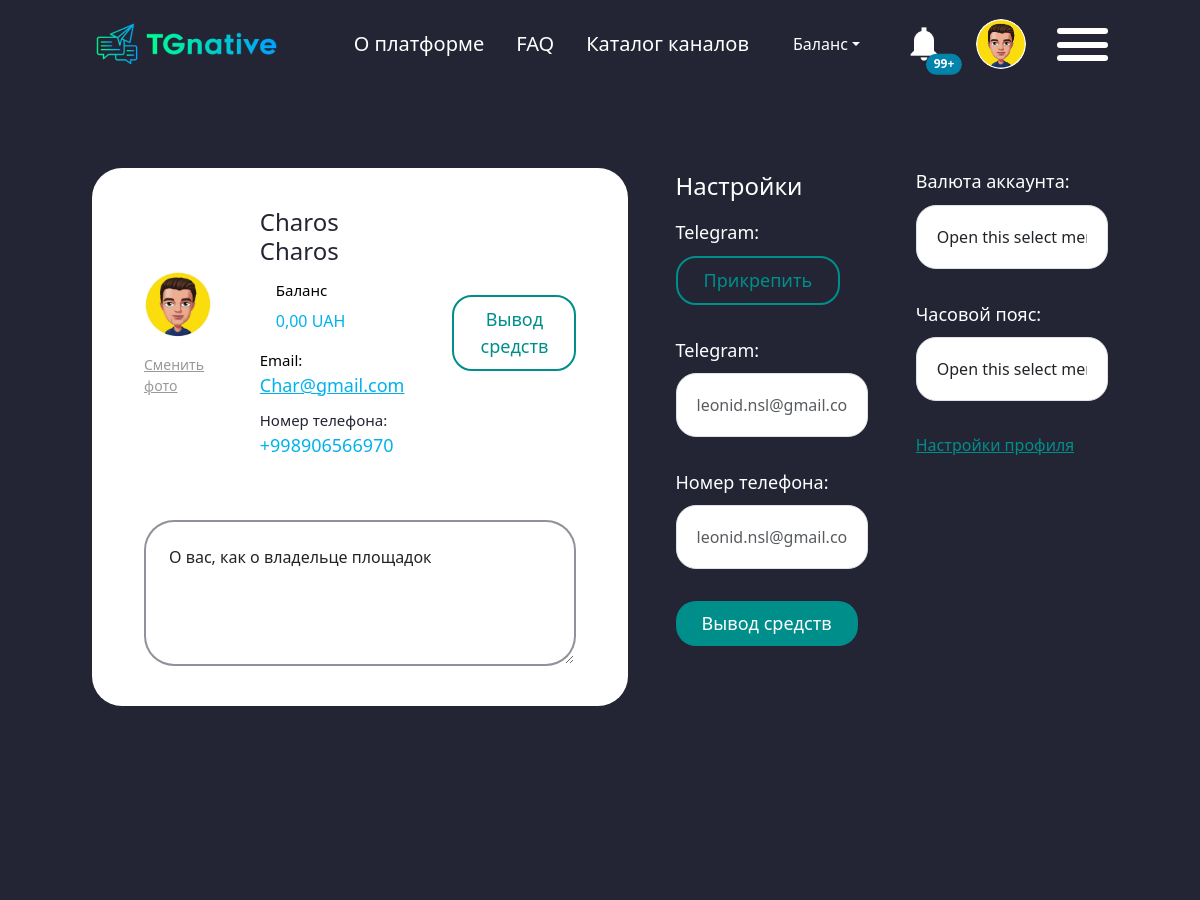
Before: /1/reklama (signed in, upper part) with the older database file.
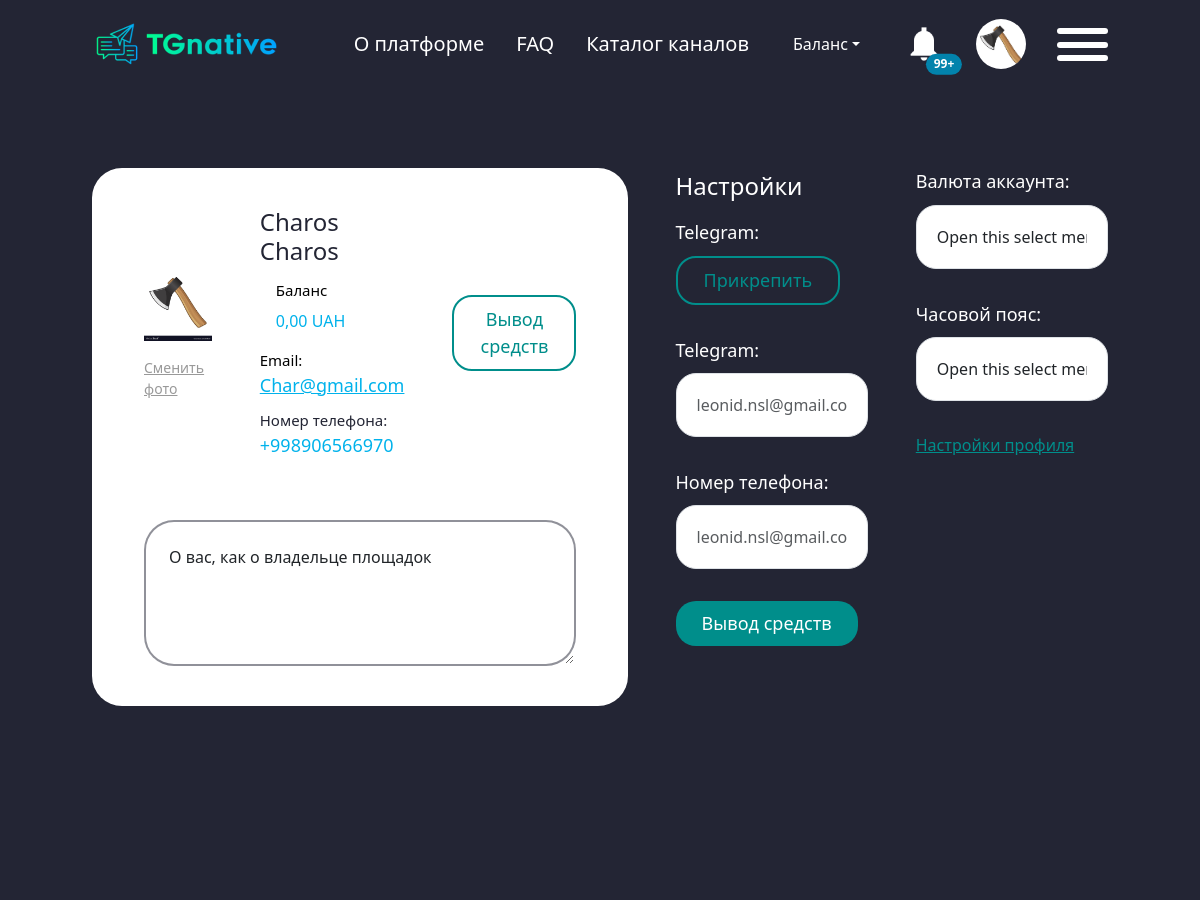
After: the same page with the newer database file.
### accounts/models.py (models this page shows, shortened)
class Profile_advertiser(models.Model):
    username=models.ForeignKey(User,on_delete=models.CASCADE)
    phone_number = PhoneNumberField()
    first_name=models.CharField(max_length=150)
    last_name=models.CharField(max_length=150)
    email=models.EmailField()
    balance = models.DecimalField(max_digits=10, decimal_places=2,default=0)
    currency=models.CharField(max_length=10)
    created_at=models.DateTimeField(auto_now_add=True)
    photo=models.ImageField()

### accounts/views.py (the view)
# urls.py: path('<int:pk>/reklama',views.UpdateReklama.as_view(),name='cabinet_reklama'),
class UpdateReklama(LoginRequiredMixin,UpdateView):
    template_name = "update_reklama.html"
    model = Profile_advertiser
    form_class = AddChanelForm
    def get_context_data(self, *, object_list=None, **kwargs):
        context=super().get_context_data(**kwargs)
        context['user']=Profile_advertiser.objects.get(username=self.request.user)
        return context

### accounts/forms.py
class AddChanelForm(forms.ModelForm):
    class Meta:
        model = Add_chanel
        fields = [ 'chanel_link', 'description']

### accounts/templates/update_reklama.html
{% extends 'base.html' %}
{% load static %}
{% block header %}
<body class="page__body">
<div class="cabinet-container">
{% endblock %}
    {% block content %}
    <main class="main">
        <div class="personal__cabinet"><div class="container-fluid"><div class="personal__cabinet-row"><div class="cards"><div class="d-flex gap-5 align-items-center"><div class="d-flex flex-column gap-3 align-items-center"><div>
            <img src="/{{user.photo}}"  width="150px" height="150px" alt=""></div><p class="p-photo-title">Сменить фото</p></div><div><h3 class="p-title">{{user.first_name}} {{user.last_name}}</h3><div class="d-flex gap-3"><div><img src="static 'img/Money Box.png' %}" alt=""></div><div class="d-flex flex-column"><p class="p-balance">Баланс</p><p class="p-price">
            {{user.balance}} UAH</p></div></div><p class="p-email">Email: <a href="mailto:leonid.nsl@gmail.com">{{user.email}}</a></p><p class="p-phone">Номер телефона: <a href="mailto:{{user.email}}">{{user.phone_number}}</a></p></div><div><button class="btn-reset">Вывод средств</button></div></div><textarea class="form-control" placeholder="О себе" rows="4">О вас, как о владельце площадок</textarea></div><div class="inputs"><div><p class="p-setting">Настройки</p><label class="input-label">Telegram: <button class="btn-reset">Прикрепить</button></label> <label class="input-label">Telegram: <input type="text" class="form-control" placeholder="leonid.nsl@gmail.com"></label> <label class="input-label">Номер телефона: <input type="text" class="form-control" placeholder="leonid.nsl@gmail.com"></label> <button class="btn-pay">Вывод средств</button></div><div><label class="input-label">Валюта аккаунта: <select class="form-select" aria-label="Default select example"><option selected="selected">Open this select menu</option><option value="1">One</option><option value="2">Two</option><option value="3">Three</option></select></label> <label class="input-label">Часовой пояс: <select class="form-select" aria-label="Default select example"><option selected="selected">Open this select menu</option><option value="1">One</option><option value="2">Two</option><option value="3">Three</option></select></label> <label class="input-label"><a href="" class="p-link">Настройки профиля</a></label></div></div></div></div></div></main></div>
    {% endblock %}

### templates/inc/header_cabinet.html (shortened to what this page needs)
{% load static %}
    <header class="header"><div class="container-fluid header__menu"><div class="header__left"><a class="header__logo" href="{% url 'main' %}"><img src="{% static 'img/logo.png' %} "alt=""></a></div><div class="header__right"><ul class="header__navbar list-reset" data-menu><li class="header__nav"><a class="header__nav_link" href="{% url 'about' %}">О платформе</a></li><li class="header__nav"><a class="header__nav_link" href="{% url 'faq' %}">FAQ</a></li><li class="header__nav"><a class="header__nav_link" href="{% url 'category-list' %}">Каталог каналов</a></li><li class="header__nav"><div class="dropdown"><button class="btn btn-secondary dropdown-toggle" type="button" data-bs-toggle="dropdown" aria-expanded="false">Баланс</button></div></li><li class="header__nav"><button type="button" class="btn-reset position-relative"><img src="{% static 'img/Bell.png' %}" alt=""> <span class="position-absolute top-100 start-100 translate-middle badge rounded-pill" style="background-color: #0283AC">99+ </span></button></li><li class="header__nav"><div class="header__right-user">
        <a href="{% url url_cabinet pk %}"><img src="/{{ user_photo }}" alt=""></a>
    </div></li></ul><div class="header__burger"><button class="btn-reset burger__icon"></button></div></div>
        </div></header>

Changed rows visible on the page:
changed Profile_advertiser "Charos": photo: picture added in place of a placeholder
